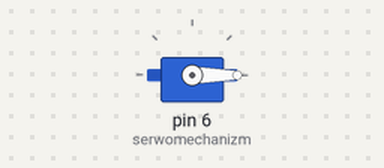
Simulated run of this sketch. Board: Arduino Uno, built with avr-gcc and run on an emulated ATmega328P. On the bench: servo.

Above: at 0.05 s.
At 1.5 s:
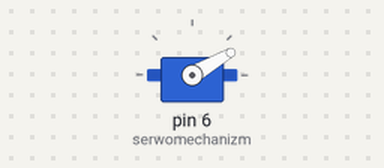
At 3.0 s:
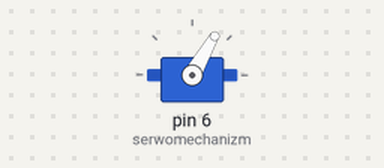
At 6.0 s:
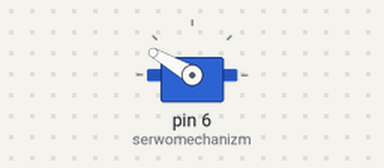
Timing chart, 0 to 7.8 s (numbered marks = the images above):
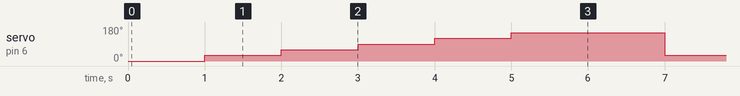

Measured:
- by itself, servo on pin 6 (serwomechanizm): repeats every 6.0 s: 60° 1.0 s, 90° 1.0 s, 120° 1.0 s, 150° 2.0 s, 30° 1.0 s

The sketch:

Servo.ino
```cpp
#include <Servo.h> //Biblioteka odpowiedzialna za serwa

Servo serwomechanizm;  //Tworzymy obiekt, dzięki któremu możemy odwołać się do serwa
int pozycja = 0; //Aktualna pozycja serwa 0-180
int zmiana = 30; //Co ile ma się zmieniać pozycja serwa?

void setup()
{
  serwomechanizm.attach(6);  //Serwomechanizm podłączony do pinu 9
}

void loop()
{
  if (pozycja < 180) { //Jeśli pozycja mieści się w zakresie
    serwomechanizm.write(pozycja); //Wykonaj ruch
  } else { //Jeśli nie, to powrót na początek
    pozycja = 0;
  }

  pozycja = pozycja + zmiana; //Zwiększenie aktualnej pozycji serwa
  delay(1000); //Opóźnienie dla lepszego efektu
}
```
